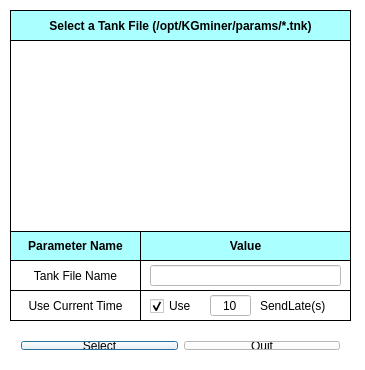
<?xml version="1.0" encoding="UTF-8"?>
<ui version="4.0">
 <class>ImportTnk</class>
 <widget class="QDialog" name="ImportTnk">
  <property name="geometry">
   <rect>
    <x>0</x>
    <y>0</y>
    <width>365</width>
    <height>370</height>
   </rect>
  </property>
  <property name="palette">
   <palette>
    <active>
     <colorrole role="WindowText">
      <brush brushstyle="SolidPattern">
       <color alpha="255">
        <red>0</red>
        <green>0</green>
        <blue>0</blue>
       </color>
      </brush>
     </colorrole>
     <colorrole role="Button">
      <brush brushstyle="SolidPattern">
       <color alpha="255">
        <red>255</red>
        <green>255</green>
        <blue>255</blue>
       </color>
      </brush>
     </colorrole>
     <colorrole role="Light">
      <brush brushstyle="SolidPattern">
       <color alpha="255">
        <red>255</red>
        <green>255</green>
        <blue>255</blue>
       </color>
      </brush>
     </colorrole>
     <colorrole role="Midlight">
      <brush brushstyle="SolidPattern">
       <color alpha="255">
        <red>255</red>
        <green>255</green>
        <blue>255</blue>
       </color>
      </brush>
     </colorrole>
     <colorrole role="Dark">
      <brush brushstyle="SolidPattern">
       <color alpha="255">
        <red>127</red>
        <green>127</green>
        <blue>127</blue>
       </color>
      </brush>
     </colorrole>
     <colorrole role="Mid">
      <brush brushstyle="SolidPattern">
       <color alpha="255">
        <red>170</red>
        <green>170</green>
        <blue>170</blue>
       </color>
      </brush>
     </colorrole>
     <colorrole role="Text">
      <brush brushstyle="SolidPattern">
       <color alpha="255">
        <red>0</red>
        <green>0</green>
        <blue>0</blue>
       </color>
      </brush>
     </colorrole>
     <colorrole role="BrightText">
      <brush brushstyle="SolidPattern">
       <color alpha="255">
        <red>255</red>
        <green>255</green>
        <blue>255</blue>
       </color>
      </brush>
     </colorrole>
     <colorrole role="ButtonText">
      <brush brushstyle="SolidPattern">
       <color alpha="255">
        <red>0</red>
        <green>0</green>
        <blue>0</blue>
       </color>
      </brush>
     </colorrole>
     <colorrole role="Base">
      <brush brushstyle="SolidPattern">
       <color alpha="255">
        <red>255</red>
        <green>255</green>
        <blue>255</blue>
       </color>
      </brush>
     </colorrole>
     <colorrole role="Window">
      <brush brushstyle="SolidPattern">
       <color alpha="255">
        <red>255</red>
        <green>255</green>
        <blue>255</blue>
       </color>
      </brush>
     </colorrole>
     <colorrole role="Shadow">
      <brush brushstyle="SolidPattern">
       <color alpha="255">
        <red>0</red>
        <green>0</green>
        <blue>0</blue>
       </color>
      </brush>
     </colorrole>
     <colorrole role="AlternateBase">
      <brush brushstyle="SolidPattern">
       <color alpha="255">
        <red>255</red>
        <green>255</green>
        <blue>255</blue>
       </color>
      </brush>
     </colorrole>
     <colorrole role="ToolTipBase">
      <brush brushstyle="SolidPattern">
       <color alpha="255">
        <red>255</red>
        <green>255</green>
        <blue>220</blue>
       </color>
      </brush>
     </colorrole>
     <colorrole role="ToolTipText">
      <brush brushstyle="SolidPattern">
       <color alpha="255">
        <red>0</red>
        <green>0</green>
        <blue>0</blue>
       </color>
      </brush>
     </colorrole>
    </active>
    <inactive>
     <colorrole role="WindowText">
      <brush brushstyle="SolidPattern">
       <color alpha="255">
        <red>0</red>
        <green>0</green>
        <blue>0</blue>
       </color>
      </brush>
     </colorrole>
     <colorrole role="Button">
      <brush brushstyle="SolidPattern">
       <color alpha="255">
        <red>255</red>
        <green>255</green>
        <blue>255</blue>
       </color>
      </brush>
     </colorrole>
     <colorrole role="Light">
      <brush brushstyle="SolidPattern">
       <color alpha="255">
        <red>255</red>
        <green>255</green>
        <blue>255</blue>
       </color>
      </brush>
     </colorrole>
     <colorrole role="Midlight">
      <brush brushstyle="SolidPattern">
       <color alpha="255">
        <red>255</red>
        <green>255</green>
        <blue>255</blue>
       </color>
      </brush>
     </colorrole>
     <colorrole role="Dark">
      <brush brushstyle="SolidPattern">
       <color alpha="255">
        <red>127</red>
        <green>127</green>
        <blue>127</blue>
       </color>
      </brush>
     </colorrole>
     <colorrole role="Mid">
      <brush brushstyle="SolidPattern">
       <color alpha="255">
        <red>170</red>
        <green>170</green>
        <blue>170</blue>
       </color>
      </brush>
     </colorrole>
     <colorrole role="Text">
      <brush brushstyle="SolidPattern">
       <color alpha="255">
        <red>0</red>
        <green>0</green>
        <blue>0</blue>
       </color>
      </brush>
     </colorrole>
     <colorrole role="BrightText">
      <brush brushstyle="SolidPattern">
       <color alpha="255">
        <red>255</red>
        <green>255</green>
        <blue>255</blue>
       </color>
      </brush>
     </colorrole>
     <colorrole role="ButtonText">
      <brush brushstyle="SolidPattern">
       <color alpha="255">
        <red>0</red>
        <green>0</green>
        <blue>0</blue>
       </color>
      </brush>
     </colorrole>
     <colorrole role="Base">
      <brush brushstyle="SolidPattern">
       <color alpha="255">
        <red>255</red>
        <green>255</green>
        <blue>255</blue>
       </color>
      </brush>
     </colorrole>
     <colorrole role="Window">
      <brush brushstyle="SolidPattern">
       <color alpha="255">
        <red>255</red>
        <green>255</green>
        <blue>255</blue>
       </color>
      </brush>
     </colorrole>
     <colorrole role="Shadow">
      <brush brushstyle="SolidPattern">
       <color alpha="255">
        <red>0</red>
        <green>0</green>
        <blue>0</blue>
       </color>
      </brush>
     </colorrole>
     <colorrole role="AlternateBase">
      <brush brushstyle="SolidPattern">
       <color alpha="255">
        <red>255</red>
        <green>255</green>
        <blue>255</blue>
       </color>
      </brush>
     </colorrole>
     <colorrole role="ToolTipBase">
      <brush brushstyle="SolidPattern">
       <color alpha="255">
        <red>255</red>
        <green>255</green>
        <blue>220</blue>
       </color>
      </brush>
     </colorrole>
     <colorrole role="ToolTipText">
      <brush brushstyle="SolidPattern">
       <color alpha="255">
        <red>0</red>
        <green>0</green>
        <blue>0</blue>
       </color>
      </brush>
     </colorrole>
    </inactive>
    <disabled>
     <colorrole role="WindowText">
      <brush brushstyle="SolidPattern">
       <color alpha="255">
        <red>0</red>
        <green>0</green>
        <blue>0</blue>
       </color>
      </brush>
     </colorrole>
     <colorrole role="Button">
      <brush brushstyle="SolidPattern">
       <color alpha="255">
        <red>255</red>
        <green>255</green>
        <blue>255</blue>
       </color>
      </brush>
     </colorrole>
     <colorrole role="Light">
      <brush brushstyle="SolidPattern">
       <color alpha="255">
        <red>255</red>
        <green>255</green>
        <blue>255</blue>
       </color>
      </brush>
     </colorrole>
     <colorrole role="Midlight">
      <brush brushstyle="SolidPattern">
       <color alpha="255">
        <red>255</red>
        <green>255</green>
        <blue>255</blue>
       </color>
      </brush>
     </colorrole>
     <colorrole role="Dark">
      <brush brushstyle="SolidPattern">
       <color alpha="255">
        <red>127</red>
        <green>127</green>
        <blue>127</blue>
       </color>
      </brush>
     </colorrole>
     <colorrole role="Mid">
      <brush brushstyle="SolidPattern">
       <color alpha="255">
        <red>170</red>
        <green>170</green>
        <blue>170</blue>
       </color>
      </brush>
     </colorrole>
     <colorrole role="Text">
      <brush brushstyle="SolidPattern">
       <color alpha="255">
        <red>0</red>
        <green>0</green>
        <blue>0</blue>
       </color>
      </brush>
     </colorrole>
     <colorrole role="BrightText">
      <brush brushstyle="SolidPattern">
       <color alpha="255">
        <red>255</red>
        <green>255</green>
        <blue>255</blue>
       </color>
      </brush>
     </colorrole>
     <colorrole role="ButtonText">
      <brush brushstyle="SolidPattern">
       <color alpha="255">
        <red>0</red>
        <green>0</green>
        <blue>0</blue>
       </color>
      </brush>
     </colorrole>
     <colorrole role="Base">
      <brush brushstyle="SolidPattern">
       <color alpha="255">
        <red>255</red>
        <green>255</green>
        <blue>255</blue>
       </color>
      </brush>
     </colorrole>
     <colorrole role="Window">
      <brush brushstyle="SolidPattern">
       <color alpha="255">
        <red>255</red>
        <green>255</green>
        <blue>255</blue>
       </color>
      </brush>
     </colorrole>
     <colorrole role="Shadow">
      <brush brushstyle="SolidPattern">
       <color alpha="255">
        <red>0</red>
        <green>0</green>
        <blue>0</blue>
       </color>
      </brush>
     </colorrole>
     <colorrole role="AlternateBase">
      <brush brushstyle="SolidPattern">
       <color alpha="255">
        <red>255</red>
        <green>255</green>
        <blue>255</blue>
       </color>
      </brush>
     </colorrole>
     <colorrole role="ToolTipBase">
      <brush brushstyle="SolidPattern">
       <color alpha="255">
        <red>255</red>
        <green>255</green>
        <blue>220</blue>
       </color>
      </brush>
     </colorrole>
     <colorrole role="ToolTipText">
      <brush brushstyle="SolidPattern">
       <color alpha="255">
        <red>0</red>
        <green>0</green>
        <blue>0</blue>
       </color>
      </brush>
     </colorrole>
    </disabled>
   </palette>
  </property>
  <property name="windowTitle">
   <string>Config TankPlayer</string>
  </property>
  <widget class="QLabel" name="LB11">
   <property name="enabled">
    <bool>false</bool>
   </property>
   <property name="geometry">
    <rect>
     <x>10</x>
     <y>260</y>
     <width>131</width>
     <height>31</height>
    </rect>
   </property>
   <property name="frameShape">
    <enum>QFrame::Box</enum>
   </property>
   <property name="frameShadow">
    <enum>QFrame::Plain</enum>
   </property>
   <property name="text">
    <string>Tank File Name</string>
   </property>
   <property name="alignment">
    <set>Qt::AlignCenter</set>
   </property>
  </widget>
  <widget class="QLabel" name="pnLB">
   <property name="enabled">
    <bool>true</bool>
   </property>
   <property name="geometry">
    <rect>
     <x>10</x>
     <y>230</y>
     <width>131</width>
     <height>31</height>
    </rect>
   </property>
   <property name="font">
    <font>
     <weight>75</weight>
     <bold>true</bold>
    </font>
   </property>
   <property name="styleSheet">
    <string notr="true">background-color: rgb(170, 255, 255);</string>
   </property>
   <property name="frameShape">
    <enum>QFrame::Box</enum>
   </property>
   <property name="frameShadow">
    <enum>QFrame::Plain</enum>
   </property>
   <property name="text">
    <string>Parameter Name</string>
   </property>
   <property name="alignment">
    <set>Qt::AlignCenter</set>
   </property>
  </widget>
  <widget class="QLabel" name="valueLB">
   <property name="enabled">
    <bool>true</bool>
   </property>
   <property name="geometry">
    <rect>
     <x>140</x>
     <y>230</y>
     <width>211</width>
     <height>31</height>
    </rect>
   </property>
   <property name="font">
    <font>
     <weight>75</weight>
     <bold>true</bold>
    </font>
   </property>
   <property name="styleSheet">
    <string notr="true">background-color: rgb(170, 255, 255);</string>
   </property>
   <property name="frameShape">
    <enum>QFrame::Box</enum>
   </property>
   <property name="frameShadow">
    <enum>QFrame::Plain</enum>
   </property>
   <property name="text">
    <string>Value</string>
   </property>
   <property name="alignment">
    <set>Qt::AlignCenter</set>
   </property>
  </widget>
  <widget class="QLineEdit" name="tankfileLE">
   <property name="enabled">
    <bool>false</bool>
   </property>
   <property name="geometry">
    <rect>
     <x>150</x>
     <y>265</y>
     <width>191</width>
     <height>21</height>
    </rect>
   </property>
   <property name="text">
    <string/>
   </property>
   <property name="alignment">
    <set>Qt::AlignCenter</set>
   </property>
   <property name="readOnly">
    <bool>true</bool>
   </property>
  </widget>
  <widget class="QLabel" name="LB12">
   <property name="enabled">
    <bool>false</bool>
   </property>
   <property name="geometry">
    <rect>
     <x>140</x>
     <y>260</y>
     <width>211</width>
     <height>31</height>
    </rect>
   </property>
   <property name="frameShape">
    <enum>QFrame::Box</enum>
   </property>
   <property name="frameShadow">
    <enum>QFrame::Plain</enum>
   </property>
   <property name="text">
    <string/>
   </property>
   <property name="alignment">
    <set>Qt::AlignCenter</set>
   </property>
  </widget>
  <widget class="QLineEdit" name="secLE">
   <property name="enabled">
    <bool>true</bool>
   </property>
   <property name="geometry">
    <rect>
     <x>210</x>
     <y>295</y>
     <width>41</width>
     <height>21</height>
    </rect>
   </property>
   <property name="text">
    <string>10</string>
   </property>
   <property name="alignment">
    <set>Qt::AlignCenter</set>
   </property>
  </widget>
  <widget class="QLabel" name="LB52">
   <property name="enabled">
    <bool>false</bool>
   </property>
   <property name="geometry">
    <rect>
     <x>140</x>
     <y>290</y>
     <width>211</width>
     <height>31</height>
    </rect>
   </property>
   <property name="frameShape">
    <enum>QFrame::Box</enum>
   </property>
   <property name="frameShadow">
    <enum>QFrame::Plain</enum>
   </property>
   <property name="text">
    <string/>
   </property>
   <property name="alignment">
    <set>Qt::AlignCenter</set>
   </property>
  </widget>
  <widget class="QLabel" name="LB51">
   <property name="enabled">
    <bool>false</bool>
   </property>
   <property name="geometry">
    <rect>
     <x>10</x>
     <y>290</y>
     <width>131</width>
     <height>31</height>
    </rect>
   </property>
   <property name="frameShape">
    <enum>QFrame::Box</enum>
   </property>
   <property name="frameShadow">
    <enum>QFrame::Plain</enum>
   </property>
   <property name="text">
    <string>Use Current Time</string>
   </property>
   <property name="alignment">
    <set>Qt::AlignCenter</set>
   </property>
  </widget>
  <widget class="QLabel" name="valueLB_2">
   <property name="enabled">
    <bool>true</bool>
   </property>
   <property name="geometry">
    <rect>
     <x>10</x>
     <y>10</y>
     <width>341</width>
     <height>31</height>
    </rect>
   </property>
   <property name="font">
    <font>
     <weight>75</weight>
     <bold>true</bold>
    </font>
   </property>
   <property name="styleSheet">
    <string notr="true">background-color: rgb(170, 255, 255);</string>
   </property>
   <property name="frameShape">
    <enum>QFrame::Box</enum>
   </property>
   <property name="frameShadow">
    <enum>QFrame::Plain</enum>
   </property>
   <property name="text">
    <string>Select a Tank File (/opt/KGminer/params/*.tnk)</string>
   </property>
   <property name="alignment">
    <set>Qt::AlignCenter</set>
   </property>
  </widget>
  <widget class="QListWidget" name="listWidget">
   <property name="geometry">
    <rect>
     <x>10</x>
     <y>40</y>
     <width>341</width>
     <height>192</height>
    </rect>
   </property>
   <property name="frameShape">
    <enum>QFrame::Box</enum>
   </property>
   <property name="frameShadow">
    <enum>QFrame::Plain</enum>
   </property>
  </widget>
  <widget class="QCheckBox" name="checkBox">
   <property name="geometry">
    <rect>
     <x>150</x>
     <y>295</y>
     <width>84</width>
     <height>22</height>
    </rect>
   </property>
   <property name="text">
    <string>Use</string>
   </property>
   <property name="checked">
    <bool>true</bool>
   </property>
  </widget>
  <widget class="QLabel" name="label">
   <property name="geometry">
    <rect>
     <x>260</x>
     <y>297</y>
     <width>71</width>
     <height>17</height>
    </rect>
   </property>
   <property name="text">
    <string>SendLate(s)</string>
   </property>
  </widget>
  <widget class="QWidget" name="horizontalLayoutWidget">
   <property name="geometry">
    <rect>
     <x>10</x>
     <y>330</y>
     <width>341</width>
     <height>31</height>
    </rect>
   </property>
   <layout class="QHBoxLayout" name="horizontalLayout">
    <item>
     <widget class="QPushButton" name="replayButton">
      <property name="text">
       <string>Select</string>
      </property>
     </widget>
    </item>
    <item>
     <widget class="QPushButton" name="quitButton">
      <property name="text">
       <string>Quit</string>
      </property>
     </widget>
    </item>
   </layout>
  </widget>
  <zorder>LB52</zorder>
  <zorder>LB12</zorder>
  <zorder>LB11</zorder>
  <zorder>pnLB</zorder>
  <zorder>valueLB</zorder>
  <zorder>tankfileLE</zorder>
  <zorder>secLE</zorder>
  <zorder>LB51</zorder>
  <zorder>valueLB_2</zorder>
  <zorder>listWidget</zorder>
  <zorder>checkBox</zorder>
  <zorder>label</zorder>
  <zorder>horizontalLayoutWidget</zorder>
 </widget>
 <layoutdefault spacing="6" margin="11"/>
 <tabstops>
  <tabstop>tankfileLE</tabstop>
  <tabstop>secLE</tabstop>
  <tabstop>replayButton</tabstop>
  <tabstop>quitButton</tabstop>
 </tabstops>
 <resources/>
 <connections/>
</ui>
